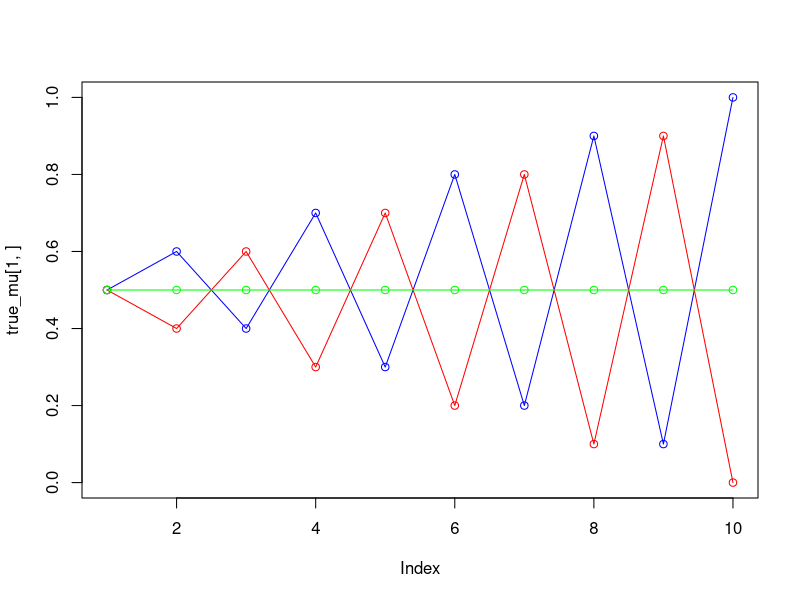
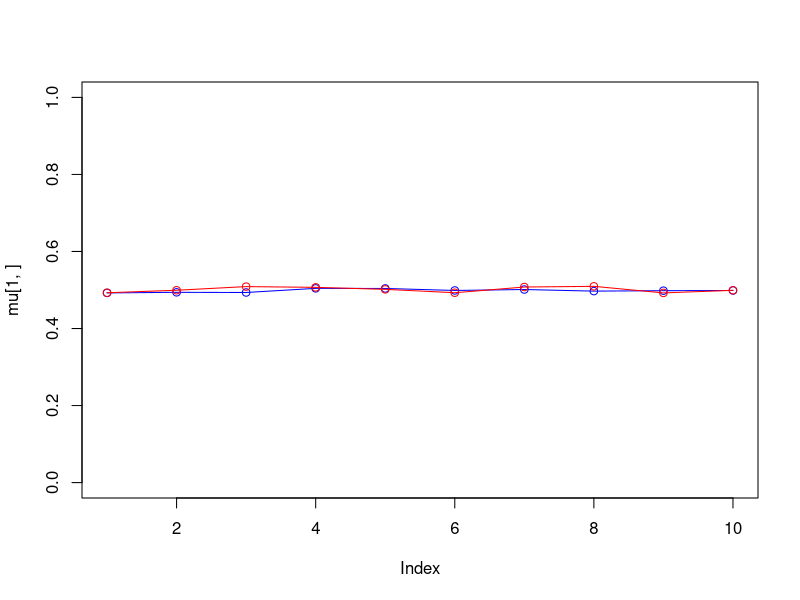
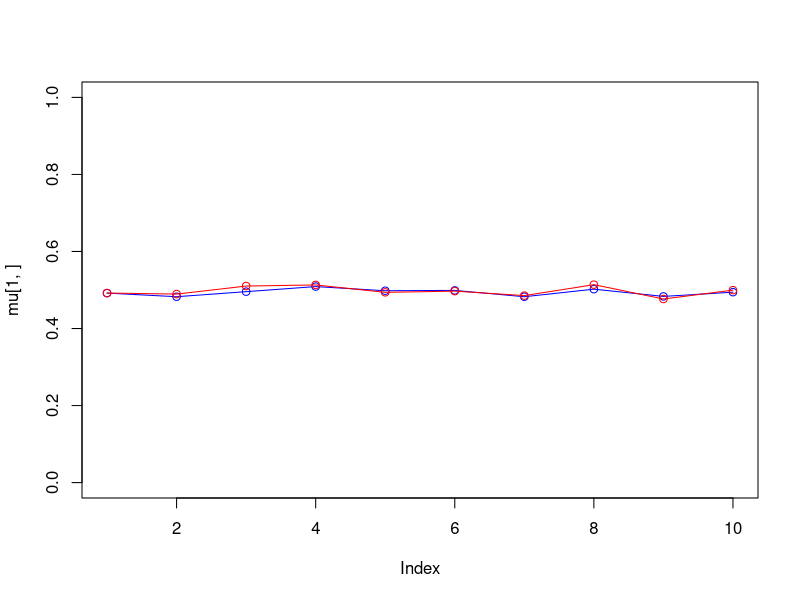
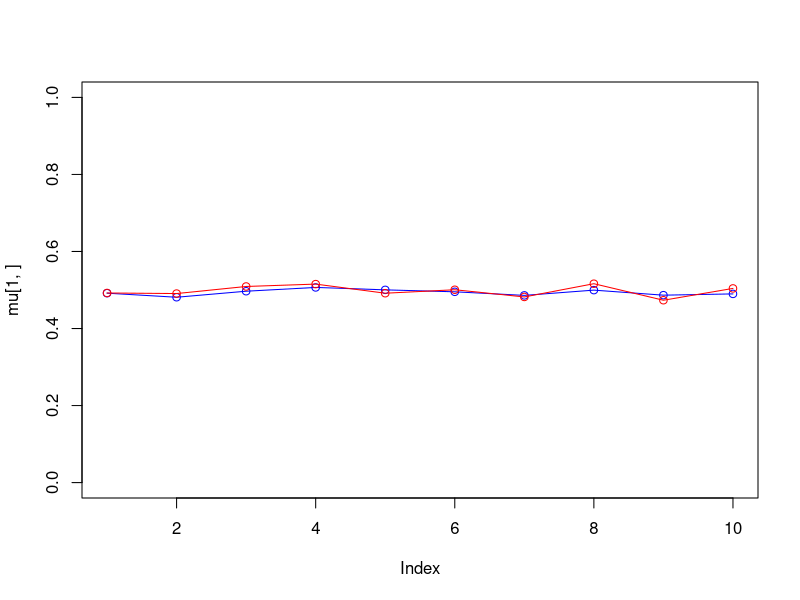
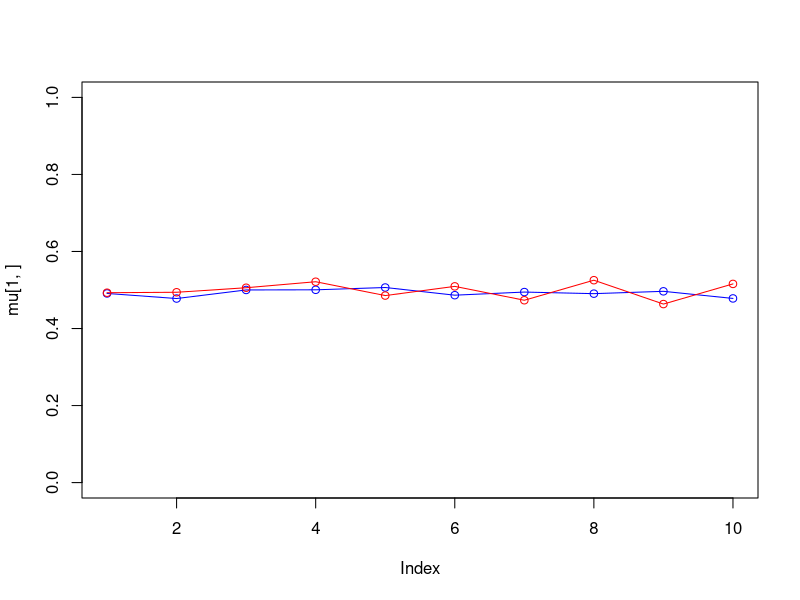
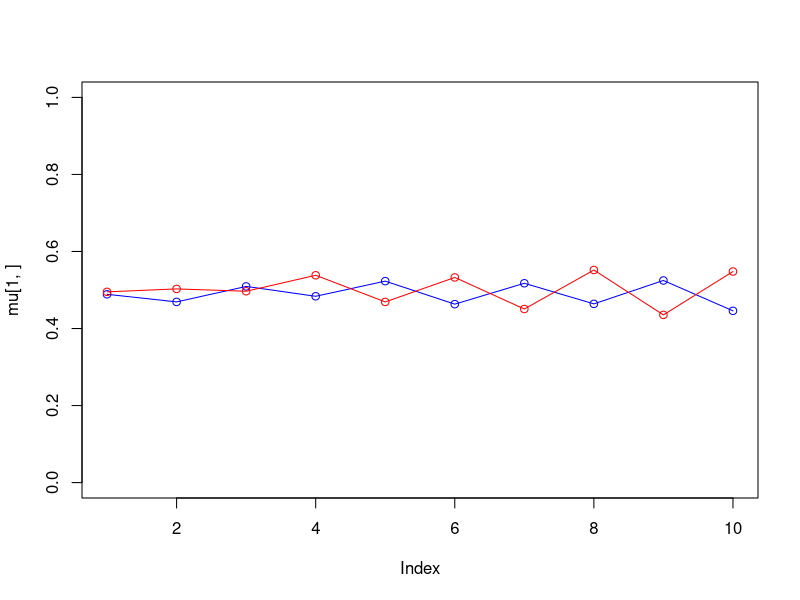
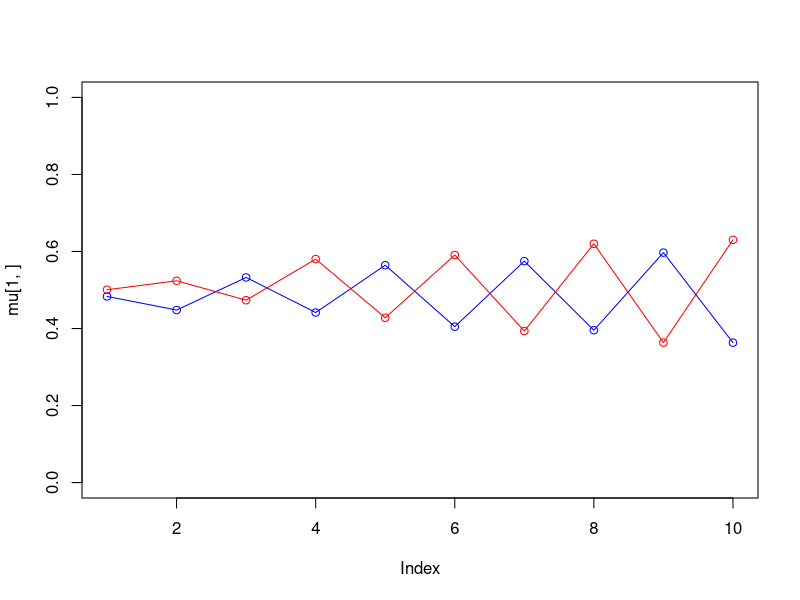
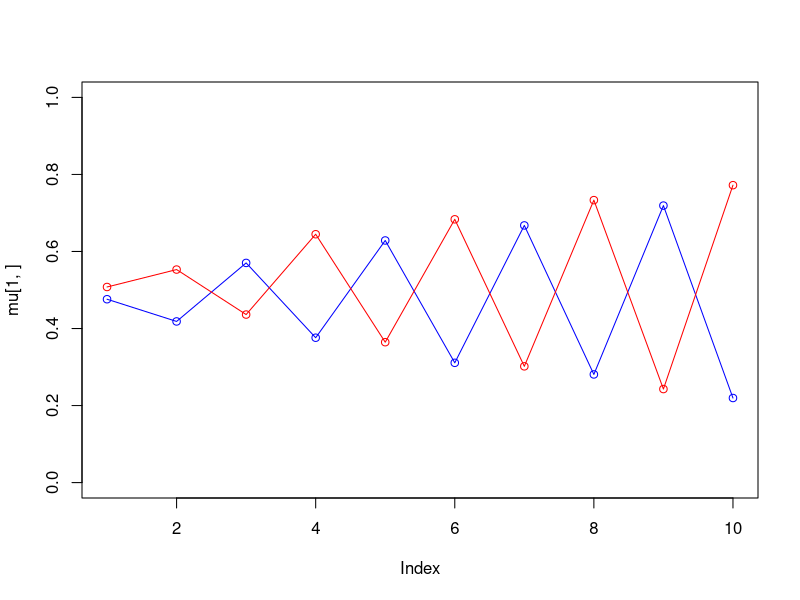

These charts were generated, in order, by the following R code: (Note: this script raises an error after producing the figures.)
## ---- chunk 1
knitr::opts_chunk$set(echo = TRUE)
## ---- chunk 2
set.seed(1234567890)
max_it <- 100 # max number of EM iterations
min_change <- 0.1 # min change in log lik between two consecutive iterations
n=1000 # number of training points
D=10 # number of dimensions
x <- matrix(nrow=n, ncol=D) # training data
true_pi <- vector(length = 3) # true mixing coefficients
true_mu <- matrix(nrow=3, ncol=D) # true conditional distributions
true_pi=c(1/3, 1/3,1/3)
true_mu[1,]=c(0.5,0.6,0.4,0.7,0.3,0.8,0.2,0.9,0.1,1)
true_mu[2,]=c(0.5,0.4,0.6,0.3,0.7,0.2,0.8,0.1,0.9,0)
true_mu[3,]=c(0.5,0.5,0.5,0.5,0.5,0.5,0.5,0.5,0.5,0.5)

plot(true_mu[1,], type="o", col="blue", ylim=c(0,1))
points(true_mu[2,], type="o", col="red")
points(true_mu[3,], type="o", col="green")

# Producing the training data
for(i in 1:n) {
  m <- sample(1:3,1,prob=true_pi)
  for(d in 1:D) {
    x[i,d] <- rbinom(1,1,true_mu[m,d])
  }
}

M=2 # number of clusters
w <- matrix(nrow=n, ncol=M) # weights
pi <- vector(length = M) # mixing coefficients
mu <- matrix(nrow=M, ncol=D) # conditional distributions
llik <- vector(length = max_it) # log likelihood of the EM iterations

# Random initialization of the parameters
pi <- runif(M,0.49,0.51)
pi <- pi / sum(pi)
for(m in 1:M) {
  mu[m,] <- runif(D,0.49,0.51)
}
pi
mu
for(it in 1:max_it) {
  plot(mu[1,], type="o", col="blue", ylim=c(0,1))
  points(mu[2,], type="o", col="red")
  #points(mu[3,], type="o", col="green")
  #points(mu[4,], type="o", col="yellow")
  Sys.sleep(0.5)
  # E-step: Computation of the weights
  

  
  p_x <- numeric(length = n)
  for (i in 1:n) {
    pi_bern <- numeric(M)  
    Bern <- rep(1, M) 
    max_Bern <- 0
    for (m in 1:M){
      Bern[m] <- 1
      for (j in 1:D) {
        if(x[i,j]==1){
          Bern[m] <- Bern[m]*mu[m,j]
        }else{Bern[m] <- Bern[m]*(1-mu[m,j])}
      }
      pi_bern[m] <- pi[m]*Bern[m]
      p_x[i] <- p_x[i] + pi_bern[m]
    }
    for (m in 1:M) {
      w[i,m] <- pi_bern[m]/p_x[i]
    }
    
  }
  
  
  
  #Log likelihood computation.
  
  log_p_x <- log(p_x)
  llik[it] <- sum(log_p_x)
  
  cat("iteration: ", it, "log likelihood: ", llik[it], "\n")
  flush.console()
  # Stop if the lok likelihood has not changed significantly
  
  if(it > 1 && abs(llik[it] - llik[it - 1]) <= min_change){
    print(it)
    break
  }
  
  #M-step: ML parameter estimation from the data and weights
  for (m in 1:M) {
    N_m <- sum(w[,m])
    pi[m] <- N_m / n
    for (d in 1:D) {
      mu[m,d] <- sum(w[,m] * x[,d]) / N_m
    }
    
  }
}

cat("The result of pi is: ","\n")
pi
cat("The result of mu is :","\n")
mu
plot(llik[1:it], type="o")
cat("\n")
## ---- chunk 3
generateTrainData = function(condition){
  x1 = runif(100)
  x2 = runif(100)
  trdata = cbind(x1,x2)
  y = as.numeric(eval(parse(text = condition)))
  trlabels = as.factor(y)
  return(cbind(trdata, trlabels))
}

generateTestData = function(condition){
  set.seed(1234)
  x1 = runif(1000)
  x2 = runif(1000)
  tedata = cbind(x1,x2)
  y = as.numeric(eval(parse(text = condition)))
  telabels = as.factor(y)
  return(cbind(tedata, telabels))
}

library(randomForest)

trainFor3000Times = function(node_size, condition){
  test_data = generateTestData(condition)
  test_data[,3] = as.factor(test_data[,3])
  ntrees = c(1, 10, 100)
  rf_list = list()
  mes = vector()
  # mean_error_list = list()
  # var_error_list = list()
  eval_list = list()
  eval = list()
  for (j in 1:3){
    for(i in 1:1000){
      train_data = generateTrainData(condition)
      rf = randomForest(as.factor(trlabels)~., data = train_data, ntrees = ntrees[j], nodesize = node_size, keep.forest = TRUE)
      output = predict(rf, newdata = test_data)
      me = mean(output != test_data[,3])
      mes = c(me, mes)
    }
    # report here
    trees = ntrees[j]
    mean_error = mean(mes)
    var_error = var(mes)
    eval$mean = mean_error
    eval$var = var_error
    eval_list[[as.character(trees)]] = eval
    # mean_error_list[[as.character(trees)]] =  mean_error
    cat(trees, " trees:\n")
    cat("Mean of misclassification error: ", mean_error, "\n")
    cat("Variance of misclassification error: ", var_error, "\n")
  }
  return(eval_list)
}

# 
# cat("Node Size = 25     Condition: x1<x2\n")
# eval1  = trainFor3000Times(node_size = 25, condition = "x1<x2")
# cat("Node Size = 12     Condition: x1<0.5\n")
# eval2 = trainFor3000Times(node_size = 12, condition = "x1<0.5")
# cat("Node Size = 12     Condition: (x1<0.5 & x2<0.5)|(x1>0.5 & x2>0.5)\n")
# eval3 = trainFor3000Times(node_size = 12, condition = "(x1<0.5 & x2<0.5)|(x1>0.5 & x2>0.5)")
## ---- chunk 4
library(knitr)

df = data.frame(
  node_size = c(25,25,25,12,12,12,12,12,12),
  condition = c("x1<x2","Ditto", "Ditto","x1<0.5","Ditto","Ditto", "(x1<0.5 & x2<0.5)|(x1>0.5 & x2>0.5)","Ditto","Ditto"),
  trees = c(1,10,100,1,10,100,1,10,100),
  mean = c(0.10967,0.10938, 0.10923,0.006055,0.006074,0.006091,0.0730,0.0726,0.0725),
  var = c(8.8e-04,8.8e-04,8.7e-04,4.5e-05,4.7e-05,4.7e-05,1.3e-03,1.2e-03,1.2e-03)
)

kable(df, col.names = c("Node Size", "Condition", "Number of Trees", "Error Mean", "Error Variance")) 
## ---- chunk 5
library(knitr)
## ---- chunk 6
cat(" The number of iteration is : ", it, "\n")
cat(" The value of log likelihood: ", llik[it], "\n")
## ---- chunk 7
include_graphics("./figure/M_2.png")
## ---- chunk 8
include_graphics("./figure/LOG_2.png")
## ---- chunk 9
cat("The result of pi is: ","\n")
pi
cat("The result of mu is :","\n")
mu
## ---- chunk 10
set.seed(1234567890)
max_it <- 100 # max number of EM iterations
min_change <- 0.1 # min change in log lik between two consecutive iterations
n=1000 # number of training points
D=10 # number of dimensions
x <- matrix(nrow=n, ncol=D) # training data
true_pi <- vector(length = 3) # true mixing coefficients
true_mu <- matrix(nrow=3, ncol=D) # true conditional distributions
true_pi=c(1/3, 1/3, 1/3)
true_mu[1,]=c(0.5,0.6,0.4,0.7,0.3,0.8,0.2,0.9,0.1,1)
true_mu[2,]=c(0.5,0.4,0.6,0.3,0.7,0.2,0.8,0.1,0.9,0)
true_mu[3,]=c(0.5,0.5,0.5,0.5,0.5,0.5,0.5,0.5,0.5,0.5)
plot(true_mu[1,], type="o", col="blue", ylim=c(0,1))
points(true_mu[2,], type="o", col="red")
points(true_mu[3,], type="o", col="green")

# Producing the training data
for(i in 1:n) {
  m <- sample(1:3,1,prob=true_pi)
  for(d in 1:D) {
    x[i,d] <- rbinom(1,1,true_mu[m,d])
  }
}

M=3 # number of clusters
w <- matrix(nrow=n, ncol=M) # weights
pi <- vector(length = M) # mixing coefficients
mu <- matrix(nrow=M, ncol=D) # conditional distributions
llik <- vector(length = max_it) # log likelihood of the EM iterations

# Random initialization of the parameters
pi <- runif(M,0.49,0.51)
pi <- pi / sum(pi)
for(m in 1:M) {
  mu[m,] <- runif(D,0.49,0.51)
}
pi
mu
for(it in 1:max_it) {
  plot(mu[1,], type="o", col="blue", ylim=c(0,1))
  points(mu[2,], type="o", col="red")
  points(mu[3,], type="o", col="green")
  #points(mu[4,], type="o", col="yellow")
  Sys.sleep(0.5)
  # E-step: Computation of the weights
  
  #Bern <- vector(length = n)
  #epsilon <- 1e-10
  #mu <- pmax(mu, epsilon)
  #mu <- pmin(mu, 1 - epsilon)
  
  p_x <- numeric(length = n)
  for (i in 1:n) {
    pi_bern <- numeric(M)  
    Bern <- rep(1, M) 
    max_Bern <- 0
    for (m in 1:M){
      Bern[m] <- 1
      for (j in 1:D) {
        if(x[i,j]==1){
          Bern[m] <- Bern[m]*mu[m,j]
        }else{Bern[m] <- Bern[m]*(1-mu[m,j])}
      }
      pi_bern[m] <- pi[m]*Bern[m]
      p_x[i] <- p_x[i] + pi_bern[m]
    }
    for (m in 1:M) {
      w[i,m] <- pi_bern[m]/p_x[i]
    }
    
  }
  
  
  
  #Log likelihood computation.
  
  log_p_x <- log(p_x)
  llik[it] <- sum(log_p_x)
  
  cat("iteration: ", it, "log likelihood: ", llik[it], "\n")
  flush.console()
  # Stop if the lok likelihood has not changed significantly
  
  if(it > 1 && abs(llik[it] - llik[it - 1]) <= min_change){
    print(it)
    break
  }
  
  
  
  #M-step: ML parameter estimation from the data and weights
  for (m in 1:M) {
    N_m <- sum(w[,m])
    pi[m] <- N_m / n
    for (d in 1:D) {
      mu[m,d] <- sum(w[,m] * x[,d]) / N_m
    }
    
  }
}


pi
mu
plot(llik[1:it], type="o")
## ---- chunk 11

cat(" The number of iteration is : ", it, "\n")
cat(" The value of log likelihood: ", llik[it], "\n")
## ---- chunk 12
include_graphics("./figure/M_3.png")
## ---- chunk 13
include_graphics("./figure/LOG_3.png")

## ---- chunk 14

cat("The result of pi is: ","\n")
pi
cat("The result of mu is :","\n")
mu
## ---- chunk 15
set.seed(1234567890)
max_it <- 100 # max number of EM iterations
min_change <- 0.1 # min change in log lik between two consecutive iterations
n=1000 # number of training points
D=10 # number of dimensions
x <- matrix(nrow=n, ncol=D) # training data
true_pi <- vector(length = 3) # true mixing coefficients
true_mu <- matrix(nrow=3, ncol=D) # true conditional distributions
true_pi=c(1/3, 1/3, 1/3)
true_mu[1,]=c(0.5,0.6,0.4,0.7,0.3,0.8,0.2,0.9,0.1,1)
true_mu[2,]=c(0.5,0.4,0.6,0.3,0.7,0.2,0.8,0.1,0.9,0)
true_mu[3,]=c(0.5,0.5,0.5,0.5,0.5,0.5,0.5,0.5,0.5,0.5)
plot(true_mu[1,], type="o", col="blue", ylim=c(0,1))
points(true_mu[2,], type="o", col="red")
points(true_mu[3,], type="o", col="green")

# Producing the training data
for(i in 1:n) {
  m <- sample(1:3,1,prob=true_pi)
  for(d in 1:D) {
    x[i,d] <- rbinom(1,1,true_mu[m,d])
  }
}

M=4 # number of clusters
w <- matrix(nrow=n, ncol=M) # weights
pi <- vector(length = M) # mixing coefficients
mu <- matrix(nrow=M, ncol=D) # conditional distributions
llik <- vector(length = max_it) # log likelihood of the EM iterations

# Random initialization of the parameters
pi <- runif(M,0.49,0.51)
pi <- pi / sum(pi)
for(m in 1:M) {
  mu[m,] <- runif(D,0.49,0.51)
}
pi
mu
for(it in 1:max_it) {
  plot(mu[1,], type="o", col="blue", ylim=c(0,1))
  points(mu[2,], type="o", col="red")
  points(mu[3,], type="o", col="green")
  points(mu[4,], type="o", col="yellow")
  Sys.sleep(0.1)
  # E-step: Computation of the weights
 
  
  p_x <- numeric(length = n)
  for (i in 1:n) {
    pi_bern <- numeric(M)  
    Bern <- rep(1, M) 
    max_Bern <- 0
    for (m in 1:M){
      Bern[m] <- 1
      for (j in 1:D) {
        if(x[i,j]==1){
          Bern[m] <- Bern[m]*mu[m,j]
        }else{Bern[m] <- Bern[m]*(1-mu[m,j])}
      }
      pi_bern[m] <- pi[m]*Bern[m]
      p_x[i] <- p_x[i] + pi_bern[m]
    }
    for (m in 1:M) {
      w[i,m] <- pi_bern[m]/p_x[i]
    }
    
  }
  
  
  
  #Log likelihood computation.
  
  log_p_x <- log(p_x)
  llik[it] <- sum(log_p_x)
  
  cat("iteration: ", it, "log likelihood: ", llik[it], "\n")
  flush.console()
  # Stop if the lok likelihood has not changed significantly
  
  if(it > 1 && abs(llik[it] - llik[it - 1]) <= min_change){
    print(it)
    break
  }
  
  
  
  #M-step: ML parameter estimation from the data and weights
  for (m in 1:M) {
    N_m <- sum(w[,m])
    pi[m] <- N_m / n
    for (d in 1:D) {
      mu[m,d] <- sum(w[,m] * x[,d]) / N_m
    }
    
  }
}


pi
mu

plot(llik[1:it], type="o")
## ---- chunk 16
cat(" The number of iteration is : ", it, "\n")
cat(" The value of log likelihood: ", llik[it], "\n")
## ---- chunk 17
include_graphics("./figure/M_4.png")
## ---- chunk 18
include_graphics("./figure/LOG_4.png")

## ---- chunk 19

cat("The result of pi is: ","\n")
pi
cat("The result of mu is :","\n")
mu
